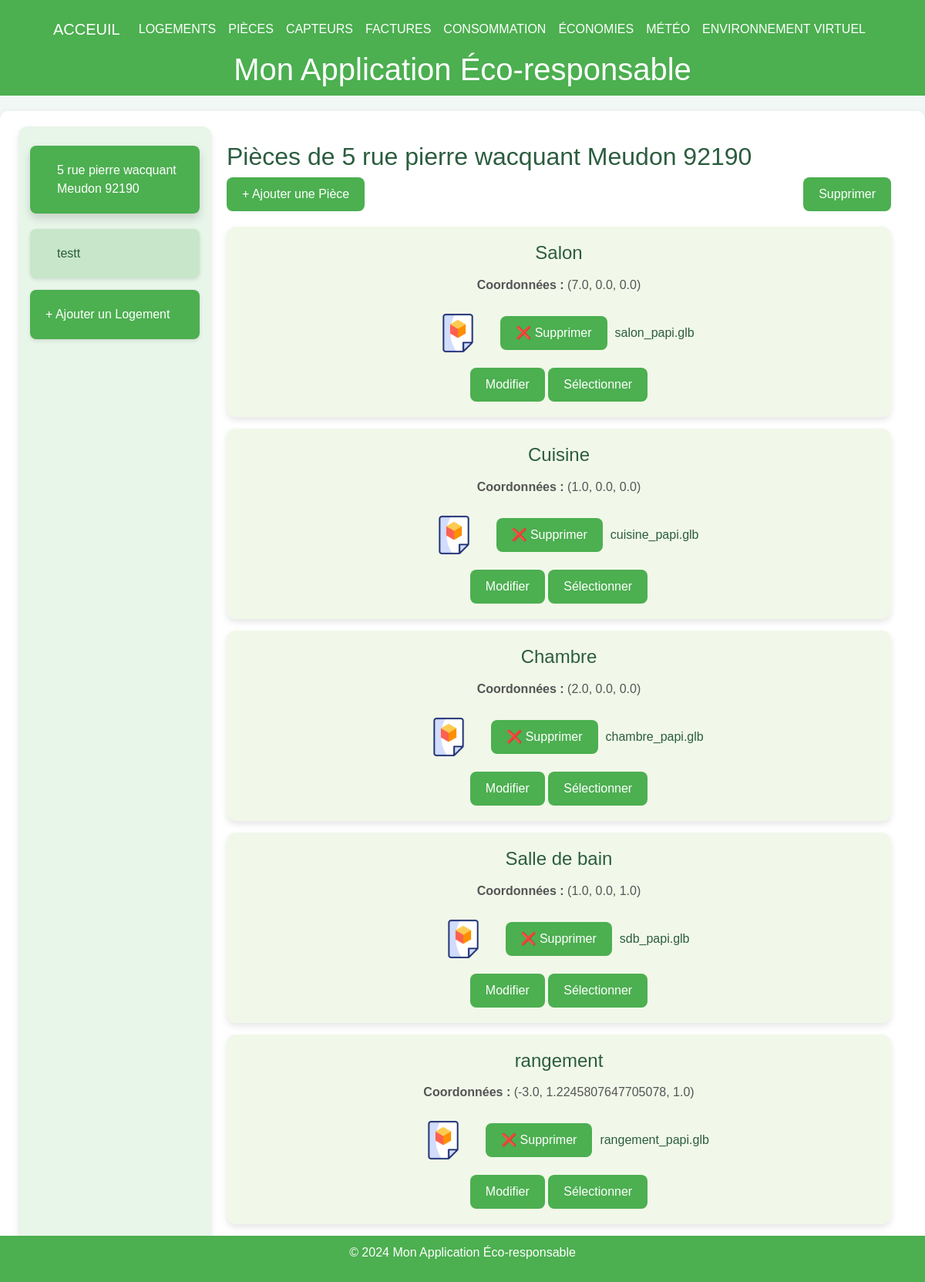
Before: /rooms/1 with the older database file.
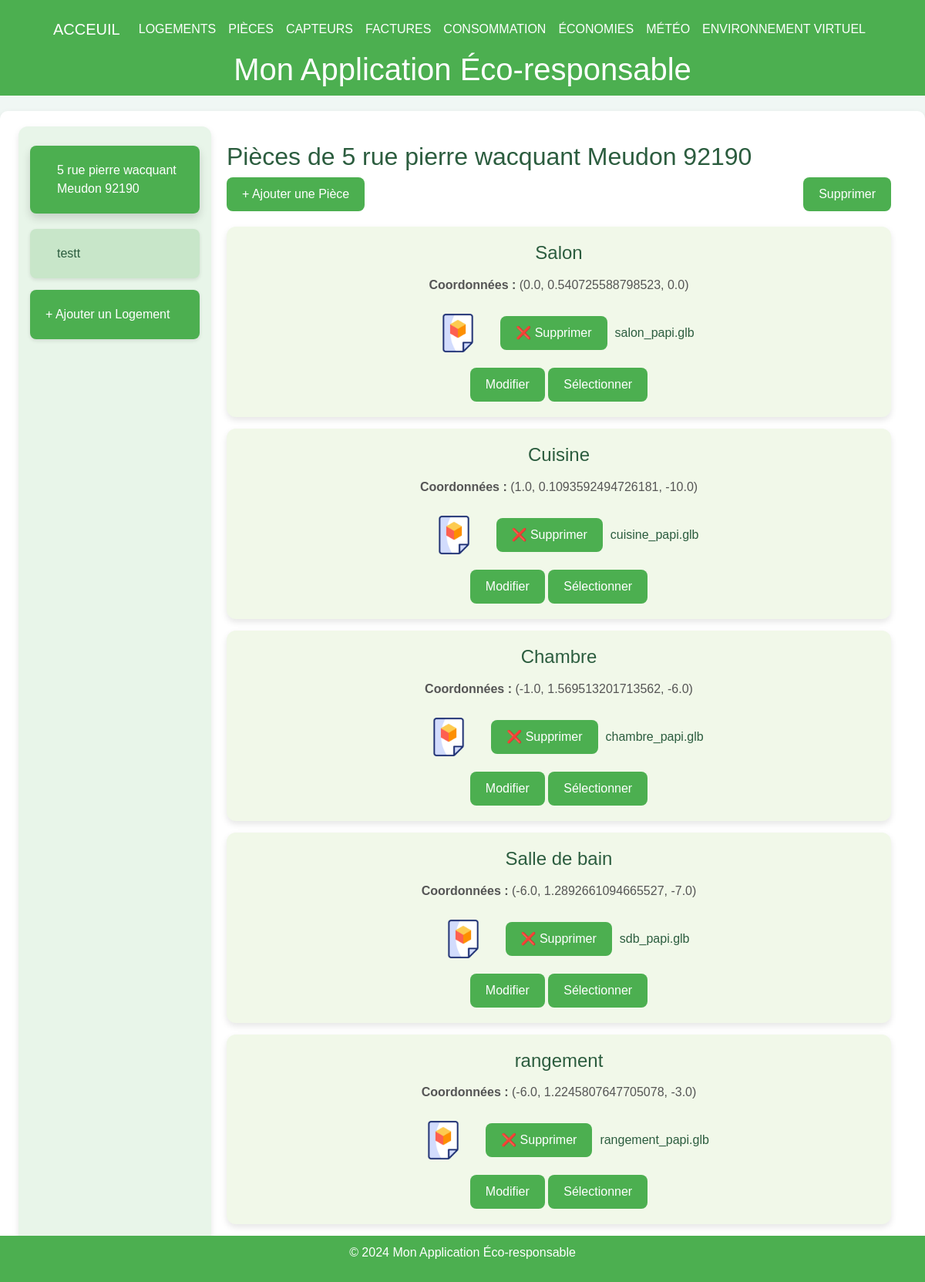
After: the same page with the newer database file.
### tables this page shows
CREATE TABLE Housing (
housing_id INTEGER PRIMARY KEY, -- Identifiant unique pour chaque logement
address VARCHAR(255), -- Adresse du logement
phone_number VARCHAR(20), -- NumÃ©ro de contact pour le logement
ip_address VARCHAR(15), -- Adresse IP associÃ©e au logement
insert_date TIMESTAMP DEFAULT CURRENT_TIMESTAMP -- Horodatage de l'ajout de l'enregistrement
);

CREATE TABLE Room (
    room_id INTEGER PRIMARY KEY, 
    housing_id INTEGER,
    name VARCHAR(100),
    x FLOAT,
    y FLOAT,
    z FLOAT,
    gltf_model VARCHAR(100) DEFAULT NULL,  -- Fix here: Comma instead of semicolon
    FOREIGN KEY (housing_id) REFERENCES Housing(housing_id)
);

### main.py (the view)
@app.get("/rooms/{housing_id}", response_class=HTMLResponse)
def get_rooms_for_housing(request: Request, housing_id: int):
    conn = get_db_connection()
    logements = conn.execute("SELECT housing_id, address FROM Housing").fetchall()
    rooms = conn.execute("SELECT * FROM Room WHERE housing_id = ?", (housing_id,)).fetchall()
    logement_address = next((logement["address"] for logement in logements if logement["housing_id"] == housing_id), "Logement par Défaut")
    conn.close()
    logements_list = [dict(logement) for logement in logements]
    rooms_list = [dict(room) for room in rooms]
    return templates.TemplateResponse("rooms.html", {
        "request": request,
        "logements": logements_list,
        "rooms": rooms_list,
        "selected_id": housing_id,
        "selected_logement_address": logement_address
    })

### templates/rooms.html (shortened to what this page needs)
{% extends "layout.html" %}
{% block content %}
<div class="container-fluid">
    <div class="menu">
        {% for logement in logements %}
        <div class="menu-item {% if selected_id == logement.housing_id %}active{% endif %}"
            onclick="location.href='/rooms/{{ logement.housing_id }}'">
            {{ logement.address }}
        </div>
        {% endfor %}
        <div class="menu-item" style="background-color: #4caf50; color: white;"
                  onclick="location.href='https://localhost:8000/logements'">
                  + Ajouter un Logement
            </div>
    </div>
    <div class="content">
        <h2>Pièces de {{ selected_logement_address or 'Logement par Défaut' }}</h2>
        <div class="actions">
            <button class="btn" onclick="openAddModal()">+ Ajouter une Pièce</button>
            <button class="btn" onclick="deleteSelected()">Supprimer</button>
        </div>
        {% if rooms %}
        {% for room in rooms %}
        <div class="tile" id="tile-{{ room.room_id }}">
            <h3>{{ room.name }}</h3>
            <p><strong>Coordonnées :</strong> ({{ room.x }}, {{ room.y }}, {{ room.z }})</p>
            <div style="margin-top: 10px; display: flex; align-items: center; gap: 10px;">
                <label id="file-label-{{ room.room_id }}" for="gltf-upload-{{ room.room_id }}"
                    class="custom-file-upload btn" {% if room.gltf_model %}style="background-color: transparent;" {%
                    endif %}>
                    <div class="file-icon-container">
                        <img src="/static/icons/3d-file-static.png" alt="3D Static" class="file-icon static-img">
                    </div>
                </label>
                <button id="delete-btn-{{ room.room_id }}" class="btn"  onclick="deleteFile('{{ room.room_id }}')">
                    ❌ Supprimer
                </button>
                <span id="file-name-{{ room.room_id }}">
                    {% if room.gltf_model %} {{ room.gltf_model.split('/')[-1] }} {% else %} Aucun fichier choisi {%
                    endif %}
                </span>
            </div>
            <div style="margin-top: 10px;">
                <button class="btn"
                    onclick="openEditModal('{{ room.room_id }}', '{{ room.name }}', '{{ room.x }}', '{{ room.y }}', '{{ room.z }}')">
                    Modifier
                </button>
                <button class="btn" onclick="toggleSelection('{{ room.room_id }}')">Sélectionner</button>
            </div>
        </div>
        {% endfor %}
        {% else %}
        <p>Aucune pièce trouvée pour ce logement.</p>
        {% endif %}
    </div>
</div>
{% endblock %}

### templates/layout.html (shortened to what this page needs)
<!DOCTYPE html>
<html lang="fr">
<head>
    <link href="https://cdn.jsdelivr.net/npm/bootstrap@5.3.0/dist/css/bootstrap.min.css" rel="stylesheet">
</head>
<body>
    <header>
        {% include 'menu.html' %}
        <h1>Mon Application Éco-responsable</h1>
    </header>
    <main class="container-fluid">
        {% block content %}{% endblock %}
    </main>
    <footer>
        <p>&copy; 2024 Mon Application Éco-responsable</p>
    </footer>
</body>
</html>

### templates/menu.html (shortened to what this page needs)
<nav class="navbar navbar-expand-lg navbar-light">
    <div class="container-fluid">
        <a class="navbar-brand text-white" href="/">Acceuil</a>
        <div class="collapse navbar-collapse" id="navbarNav">
            <ul class="navbar-nav">
                <li class="nav-item"><a class="nav-link text-white" href="/logements">Logements</a></li>
                <li class="nav-item"><a class="nav-link text-white" href="/rooms/1">Pièces</a></li>
                <li class="nav-item"><a class="nav-link text-white" href="/sensors/1">Capteurs</a></li>
                <li class="nav-item"><a class="nav-link text-white" href="/visualiser_factures">Factures</a></li>
                <li class="nav-item"><a class="nav-link text-white" href="/consommation_par_logement">Consommation</a></li>
                <li class="nav-item"><a class="nav-link text-white" href="/economies_realisees">Économies</a></li>
                <li class="nav-item"><a class="nav-link text-white" href="/meteo">Météo</a></li>
                <li class="nav-item"><a class="nav-link text-white" href="/vite_scene">Environnement Virtuel</a></li>
            </ul>
        </div>
    </div>
</nav>

### templates/layout.html (style rules this page uses)
body { font-family: Arial, sans-serif; margin: 0; padding: 0; background-color: #f0f7f4; color: #2c5d3f; }
header { background-color: #4caf50; color: white; display: flex; flex-direction: column; align-items: center; padding: 10px; position: relative; }
header h1 { text-align: center; margin: 0; }
main { margin: 20px auto; padding: 20px; max-width: 1200px; background-color: white; border-radius: 10px; box-shadow: 0 4px 10px rgba(0, 0, 0, 0.1); }
footer { background-color: #4caf50; color: white; text-align: center; padding: 10px 0; position: fixed; width: 100%; bottom: 0; }

### templates/rooms.html (style rules this page uses)
.container-fluid { display: flex; flex-direction: column; }
@media (min-width: 768px) { .container-fluid { flex-direction: row; } }
.menu { width: 100%; background-color: #e8f5e9; padding: 15px; border-radius: 12px; box-shadow: 0 4px 8px rgba(0, 0, 0, 0.1); }
@media (min-width: 768px) { .menu { width: 250px; border-bottom: none; border-radius: 12px; } }
.menu-item { background-color: #c8e6c9; padding: 20px; margin: 15px 0; text-align: left; border-radius: 8px; cursor: pointer; display: flex; align-items: center; gap: 15px; transition: transform 0.3s, box-shadow 0.3s; box-shadow: 0 2px 5px rgba(0, 0, 0, 0.1); }
.menu-item:hover, .menu-item.active { background-color: #4caf50; color: white; transform: translateY(-5px); box-shadow: 0 6px 12px rgba(0, 0, 0, 0.15); }
.content { flex: 1; padding: 20px; }
.actions { margin-bottom: 20px; display: flex; justify-content: space-between; }
.btn { background-color: #4caf50; color: white; border: none; padding: 10px; border-radius: 5px; cursor: pointer; transition: transform 0.2s; }
.tile { display: inline-block; background-color: #f1f8e9; border-radius: 10px; padding: 10px; margin: 10px; box-shadow: 2px 2px 5px rgba(0, 0, 0, 0.2); text-align: center; transition: transform 0.3s; }
.tile { background-color: #f1f8e9; border-radius: 12px; padding: 20px; margin: 15px 0; box-shadow: 0 4px 8px rgba(0, 0, 0, 0.1); transition: transform 0.3s, box-shadow 0.3s; display: flex; flex-direction: column; align-items: center; text-align: center; }
.tile h3 { margin-bottom: 10px; font-size: 1.5rem; }
.tile p { margin: 5px 0; color: #555; }
.file-icon-container { display: flex; align-items: center; justify-content: center; cursor: pointer; }
.file-icon { width: 50px; height: 50px; transition: opacity 0.3s; }
.static-img { opacity: 1; }
.custom-file-upload { background-color: #4caf50; color: white; padding: 10px 20px; border-radius: 8px; cursor: pointer; border: none; font-size: 1rem; transition: background-color 0.3s, transform 0.2s; }
.btn { background-color: #4caf50; color: white; border: none; padding: 10px 20px; border-radius: 8px; cursor: pointer; transition: background-color 0.3s, transform 0.2s; }

### templates/menu.html (style rules this page uses)
.navbar { background-color: #4caf50 !important; }
.navbar-brand, .nav-link { color: white !important; position: relative; text-transform: uppercase; font-weight: 500; transition: color 0.3s ease; }
.nav-link::after { content: ''; position: absolute; left: 0; bottom: -3px; width: 0; height: 2px; background-color: #ffd700; transition: width 0.3s ease; }

Changed rows visible on the page:
changed Room "Salon": x "7.0" → "0.0"; y "0.0" → "0.540725588798523"
changed Room "Cuisine": y "0.0" → "0.1093592494726181"; z "0.0" → "-10.0"
changed Room "Chambre": x "2.0" → "-1.0"; y "0.0" → "1.569513201713562"; z "0.0" → "-6.0"
changed Room "Salle de bain": x "1.0" → "-6.0"; y "0.0" → "1.2892661094665527"; z "1.0" → "-7.0"
changed Room "rangement": x "-3.0" → "-6.0"; z "1.0" → "-3.0"
